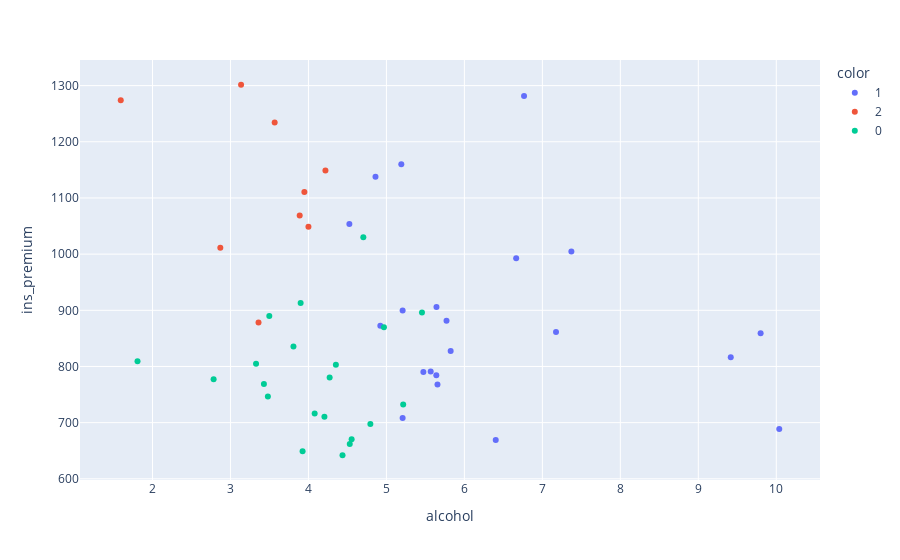

Source (notebook cell):
### Markdown cell above
Cluster Visualization

How do you visualize the KMeans() model?

    You may colour the points as the group they belong to ↓

### Code cell
import plotly.express as px

px.scatter(x='alcohol', y='ins_premium', data_frame=df, color=model.labels_.astype(str))

### Figure 1 — Plotly figure (JSON) as saved in the notebook; plotly's stock layout.template omitted (floating-point values rounded to 4 significant figures)
{"data": [{"hovertemplate": "color=1<br>alcohol=%{x}<br>ins_premium=%{y}<extra></extra>", "legendgroup": "1", "marker": {"color": "#636efa", "symbol": "circle"}, "mode": "markers", "name": "1", "orientation": "v", "showlegend": true, "type": "scatter", "x": [5.64, 4.525, 5.208, 5.824, 4.86, 5.191, 7.175, 4.922, 6.765, 5.474, 9.416, 5.208, 10.04, 5.771, 5.642, 9.799, 6.402, 5.655, 7.372, 6.664, 5.568], "xaxis": "x", "y": [784.5, 1053.0, 899.5, 827.3, 1138.0, 1160.0, 861.2, 872.5, 1282.0, 790.3, 816.2, 708.2, 688.8, 881.5, 906.0, 859.0, 669.3, 767.9, 1005.0, 992.6, 791.1], "yaxis": "y"}, {"hovertemplate": "color=2<br>alcohol=%{x}<br>ins_premium=%{y}<extra></extra>", "legendgroup": "2", "marker": {"color": "#EF553B", "symbol": "circle"}, "mode": "markers", "name": "2", "orientation": "v", "showlegend": true, "type": "scatter", "x": [3.36, 3.888, 1.593, 4, 2.87, 3.948, 3.136, 3.567, 4.218], "xaxis": "x", "y": [878.4, 1069.0, 1274.0, 1049.0, 1011.0, 1111.0, 1302.0, 1234.0, 1149.0], "yaxis": "y"}, {"hovertemplate": "color=0<br>alcohol=%{x}<br>ins_premium=%{y}<extra></extra>", "legendgroup": "0", "marker": {"color": "#00cc96", "symbol": "circle"}, "mode": "markers", "name": "0", "orientation": "v", "showlegend": true, "type": "scatter", "x": [3.808, 3.9, 4.437, 4.352, 4.205, 3.925, 4.272, 4.53, 2.784, 5.456, 5.215, 4.704, 3.48, 4.968, 4.794, 3.328, 1.808, 4.08, 3.429, 3.498, 4.554], "xaxis": "x", "y": [835.5, 913.1, 642.0, 803.1, 710.5, 649.1, 780.5, 661.9, 777.2, 896.1, 732.3, 1030.0, 746.5, 869.9, 697.7, 804.7, 809.4, 716.2, 769.0, 890.0, 670.3], "yaxis": "y"}], "layout": {"legend": {"title": {"text": "color"}, "tracegroupgap": 0}, "margin": {"t": 60}, "xaxis": {"anchor": "y", "domain": [0, 1], "title": {"text": "alcohol"}}, "yaxis": {"anchor": "x", "domain": [0, 1], "title": {"text": "ins_premium"}}}}
